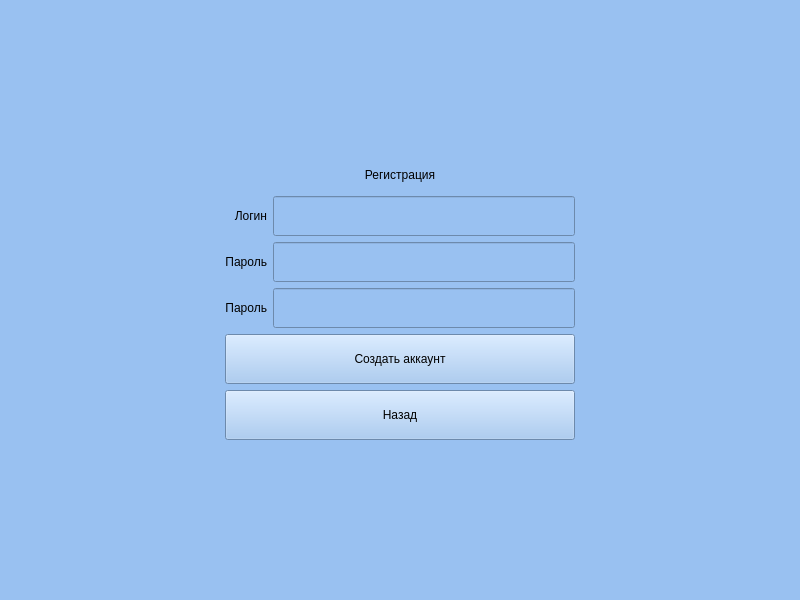
<?xml version="1.0" encoding="UTF-8"?>
<ui version="4.0">
 <class>Form</class>
 <widget class="QWidget" name="Form">
  <property name="geometry">
   <rect>
    <x>0</x>
    <y>0</y>
    <width>800</width>
    <height>600</height>
   </rect>
  </property>
  <property name="minimumSize">
   <size>
    <width>800</width>
    <height>600</height>
   </size>
  </property>
  <property name="windowTitle">
   <string>Form</string>
  </property>
  <property name="styleSheet">
   <string notr="true">background-color: rgb(153, 193, 241)</string>
  </property>
  <layout class="QGridLayout" name="gridLayout_2">
   <item row="1" column="0">
    <spacer name="horizontalSpacer">
     <property name="orientation">
      <enum>Qt::Horizontal</enum>
     </property>
     <property name="sizeType">
      <enum>QSizePolicy::MinimumExpanding</enum>
     </property>
     <property name="sizeHint" stdset="0">
      <size>
       <width>150</width>
       <height>20</height>
      </size>
     </property>
    </spacer>
   </item>
   <item row="2" column="1">
    <spacer name="verticalSpacer">
     <property name="orientation">
      <enum>Qt::Vertical</enum>
     </property>
     <property name="sizeHint" stdset="0">
      <size>
       <width>20</width>
       <height>40</height>
      </size>
     </property>
    </spacer>
   </item>
   <item row="1" column="1">
    <layout class="QGridLayout" name="gridLayout">
     <item row="2" column="0">
      <spacer name="horizontalSpacer_3">
       <property name="orientation">
        <enum>Qt::Horizontal</enum>
       </property>
       <property name="sizeHint" stdset="0">
        <size>
         <width>40</width>
         <height>20</height>
        </size>
       </property>
      </spacer>
     </item>
     <item row="4" column="2">
      <widget class="QLineEdit" name="againPasswLineEdit">
       <property name="minimumSize">
        <size>
         <width>0</width>
         <height>40</height>
        </size>
       </property>
       <property name="font">
        <font>
         <family>Yu Gothic</family>
         <pointsize>10</pointsize>
        </font>
       </property>
       <property name="clearButtonEnabled">
        <bool>true</bool>
       </property>
      </widget>
     </item>
     <item row="2" column="3">
      <spacer name="horizontalSpacer_8">
       <property name="orientation">
        <enum>Qt::Horizontal</enum>
       </property>
       <property name="sizeHint" stdset="0">
        <size>
         <width>40</width>
         <height>20</height>
        </size>
       </property>
      </spacer>
     </item>
     <item row="5" column="3">
      <spacer name="horizontalSpacer_11">
       <property name="orientation">
        <enum>Qt::Horizontal</enum>
       </property>
       <property name="sizeHint" stdset="0">
        <size>
         <width>40</width>
         <height>20</height>
        </size>
       </property>
      </spacer>
     </item>
     <item row="1" column="0">
      <spacer name="horizontalSpacer_13">
       <property name="orientation">
        <enum>Qt::Horizontal</enum>
       </property>
       <property name="sizeHint" stdset="0">
        <size>
         <width>40</width>
         <height>20</height>
        </size>
       </property>
      </spacer>
     </item>
     <item row="0" column="3">
      <spacer name="verticalSpacer_5">
       <property name="orientation">
        <enum>Qt::Vertical</enum>
       </property>
       <property name="sizeHint" stdset="0">
        <size>
         <width>20</width>
         <height>40</height>
        </size>
       </property>
      </spacer>
     </item>
     <item row="3" column="1">
      <widget class="QLabel" name="passwLabel">
       <property name="sizePolicy">
        <sizepolicy hsizetype="Preferred" vsizetype="Fixed">
         <horstretch>0</horstretch>
         <verstretch>0</verstretch>
        </sizepolicy>
       </property>
       <property name="minimumSize">
        <size>
         <width>0</width>
         <height>40</height>
        </size>
       </property>
       <property name="styleSheet">
        <string notr="true">font-weight: 100;</string>
       </property>
       <property name="text">
        <string>Пароль</string>
       </property>
       <property name="alignment">
        <set>Qt::AlignRight|Qt::AlignTrailing|Qt::AlignVCenter</set>
       </property>
      </widget>
     </item>
     <item row="4" column="3">
      <spacer name="horizontalSpacer_10">
       <property name="orientation">
        <enum>Qt::Horizontal</enum>
       </property>
       <property name="sizeHint" stdset="0">
        <size>
         <width>40</width>
         <height>20</height>
        </size>
       </property>
      </spacer>
     </item>
     <item row="0" column="2">
      <spacer name="verticalSpacer_6">
       <property name="orientation">
        <enum>Qt::Vertical</enum>
       </property>
       <property name="sizeHint" stdset="0">
        <size>
         <width>20</width>
         <height>40</height>
        </size>
       </property>
      </spacer>
     </item>
     <item row="5" column="0">
      <spacer name="horizontalSpacer_6">
       <property name="orientation">
        <enum>Qt::Horizontal</enum>
       </property>
       <property name="sizeHint" stdset="0">
        <size>
         <width>40</width>
         <height>20</height>
        </size>
       </property>
      </spacer>
     </item>
     <item row="0" column="0">
      <spacer name="verticalSpacer_4">
       <property name="orientation">
        <enum>Qt::Vertical</enum>
       </property>
       <property name="sizeHint" stdset="0">
        <size>
         <width>20</width>
         <height>40</height>
        </size>
       </property>
      </spacer>
     </item>
     <item row="6" column="0">
      <spacer name="horizontalSpacer_7">
       <property name="orientation">
        <enum>Qt::Horizontal</enum>
       </property>
       <property name="sizeHint" stdset="0">
        <size>
         <width>40</width>
         <height>20</height>
        </size>
       </property>
      </spacer>
     </item>
     <item row="5" column="1" colspan="2">
      <widget class="QPushButton" name="createButton">
       <property name="minimumSize">
        <size>
         <width>350</width>
         <height>50</height>
        </size>
       </property>
       <property name="styleSheet">
        <string notr="true">font-weight: 300;
background-color: rgb(153, 193, 241)</string>
       </property>
       <property name="text">
        <string>Создать аккаунт</string>
       </property>
       <property name="icon">
        <iconset>
         <normaloff>../Resource/create-logo.png</normaloff>../Resource/create-logo.png</iconset>
       </property>
      </widget>
     </item>
     <item row="2" column="1">
      <widget class="QLabel" name="loginLabel">
       <property name="sizePolicy">
        <sizepolicy hsizetype="Preferred" vsizetype="Fixed">
         <horstretch>0</horstretch>
         <verstretch>0</verstretch>
        </sizepolicy>
       </property>
       <property name="minimumSize">
        <size>
         <width>0</width>
         <height>40</height>
        </size>
       </property>
       <property name="styleSheet">
        <string notr="true">font-weight: 100;</string>
       </property>
       <property name="text">
        <string>Логин</string>
       </property>
       <property name="alignment">
        <set>Qt::AlignRight|Qt::AlignTrailing|Qt::AlignVCenter</set>
       </property>
      </widget>
     </item>
     <item row="0" column="1">
      <spacer name="verticalSpacer_3">
       <property name="orientation">
        <enum>Qt::Vertical</enum>
       </property>
       <property name="sizeHint" stdset="0">
        <size>
         <width>20</width>
         <height>40</height>
        </size>
       </property>
      </spacer>
     </item>
     <item row="4" column="1">
      <widget class="QLabel" name="againPasswLabel">
       <property name="styleSheet">
        <string notr="true">font-weight: 100;</string>
       </property>
       <property name="text">
        <string>Пароль</string>
       </property>
       <property name="alignment">
        <set>Qt::AlignRight|Qt::AlignTrailing|Qt::AlignVCenter</set>
       </property>
      </widget>
     </item>
     <item row="4" column="0">
      <spacer name="horizontalSpacer_5">
       <property name="orientation">
        <enum>Qt::Horizontal</enum>
       </property>
       <property name="sizeHint" stdset="0">
        <size>
         <width>40</width>
         <height>20</height>
        </size>
       </property>
      </spacer>
     </item>
     <item row="3" column="3">
      <spacer name="horizontalSpacer_9">
       <property name="orientation">
        <enum>Qt::Horizontal</enum>
       </property>
       <property name="sizeHint" stdset="0">
        <size>
         <width>40</width>
         <height>20</height>
        </size>
       </property>
      </spacer>
     </item>
     <item row="1" column="3">
      <spacer name="horizontalSpacer_14">
       <property name="orientation">
        <enum>Qt::Horizontal</enum>
       </property>
       <property name="sizeHint" stdset="0">
        <size>
         <width>40</width>
         <height>20</height>
        </size>
       </property>
      </spacer>
     </item>
     <item row="1" column="1" colspan="2">
      <widget class="QLabel" name="errorLabel">
       <property name="sizePolicy">
        <sizepolicy hsizetype="Expanding" vsizetype="Minimum">
         <horstretch>0</horstretch>
         <verstretch>0</verstretch>
        </sizepolicy>
       </property>
       <property name="minimumSize">
        <size>
         <width>0</width>
         <height>30</height>
        </size>
       </property>
       <property name="styleSheet">
        <string notr="true">font-weight: 100;</string>
       </property>
       <property name="text">
        <string>Регистрация</string>
       </property>
       <property name="alignment">
        <set>Qt::AlignCenter</set>
       </property>
      </widget>
     </item>
     <item row="6" column="1" colspan="2">
      <widget class="QPushButton" name="backButton">
       <property name="minimumSize">
        <size>
         <width>350</width>
         <height>50</height>
        </size>
       </property>
       <property name="styleSheet">
        <string notr="true">font-weight: 300;
background-color: rgb(153, 193, 241)</string>
       </property>
       <property name="text">
        <string>Назад</string>
       </property>
       <property name="icon">
        <iconset>
         <normaloff>../Resource/back-logo.png</normaloff>../Resource/back-logo.png</iconset>
       </property>
      </widget>
     </item>
     <item row="3" column="2">
      <widget class="QLineEdit" name="passwLineEdit">
       <property name="minimumSize">
        <size>
         <width>0</width>
         <height>40</height>
        </size>
       </property>
       <property name="font">
        <font>
         <family>Yu Gothic</family>
         <pointsize>10</pointsize>
        </font>
       </property>
       <property name="clearButtonEnabled">
        <bool>true</bool>
       </property>
      </widget>
     </item>
     <item row="2" column="2">
      <widget class="QLineEdit" name="loginLineEdit">
       <property name="minimumSize">
        <size>
         <width>0</width>
         <height>40</height>
        </size>
       </property>
       <property name="font">
        <font>
         <family>Yu Gothic</family>
         <pointsize>10</pointsize>
        </font>
       </property>
       <property name="clearButtonEnabled">
        <bool>true</bool>
       </property>
      </widget>
     </item>
     <item row="3" column="0">
      <spacer name="horizontalSpacer_4">
       <property name="orientation">
        <enum>Qt::Horizontal</enum>
       </property>
       <property name="sizeHint" stdset="0">
        <size>
         <width>40</width>
         <height>20</height>
        </size>
       </property>
      </spacer>
     </item>
     <item row="6" column="3">
      <spacer name="horizontalSpacer_12">
       <property name="orientation">
        <enum>Qt::Horizontal</enum>
       </property>
       <property name="sizeHint" stdset="0">
        <size>
         <width>40</width>
         <height>20</height>
        </size>
       </property>
      </spacer>
     </item>
     <item row="7" column="1">
      <spacer name="verticalSpacer_7">
       <property name="orientation">
        <enum>Qt::Vertical</enum>
       </property>
       <property name="sizeHint" stdset="0">
        <size>
         <width>20</width>
         <height>40</height>
        </size>
       </property>
      </spacer>
     </item>
     <item row="7" column="0">
      <spacer name="verticalSpacer_8">
       <property name="orientation">
        <enum>Qt::Vertical</enum>
       </property>
       <property name="sizeHint" stdset="0">
        <size>
         <width>20</width>
         <height>40</height>
        </size>
       </property>
      </spacer>
     </item>
     <item row="7" column="2">
      <spacer name="verticalSpacer_9">
       <property name="orientation">
        <enum>Qt::Vertical</enum>
       </property>
       <property name="sizeHint" stdset="0">
        <size>
         <width>20</width>
         <height>40</height>
        </size>
       </property>
      </spacer>
     </item>
     <item row="7" column="3">
      <spacer name="verticalSpacer_10">
       <property name="orientation">
        <enum>Qt::Vertical</enum>
       </property>
       <property name="sizeHint" stdset="0">
        <size>
         <width>20</width>
         <height>40</height>
        </size>
       </property>
      </spacer>
     </item>
    </layout>
   </item>
   <item row="1" column="2">
    <spacer name="horizontalSpacer_2">
     <property name="orientation">
      <enum>Qt::Horizontal</enum>
     </property>
     <property name="sizeType">
      <enum>QSizePolicy::MinimumExpanding</enum>
     </property>
     <property name="sizeHint" stdset="0">
      <size>
       <width>150</width>
       <height>20</height>
      </size>
     </property>
    </spacer>
   </item>
   <item row="0" column="1">
    <spacer name="verticalSpacer_2">
     <property name="orientation">
      <enum>Qt::Vertical</enum>
     </property>
     <property name="sizeHint" stdset="0">
      <size>
       <width>20</width>
       <height>40</height>
      </size>
     </property>
    </spacer>
   </item>
  </layout>
 </widget>
 <resources/>
 <connections/>
</ui>
